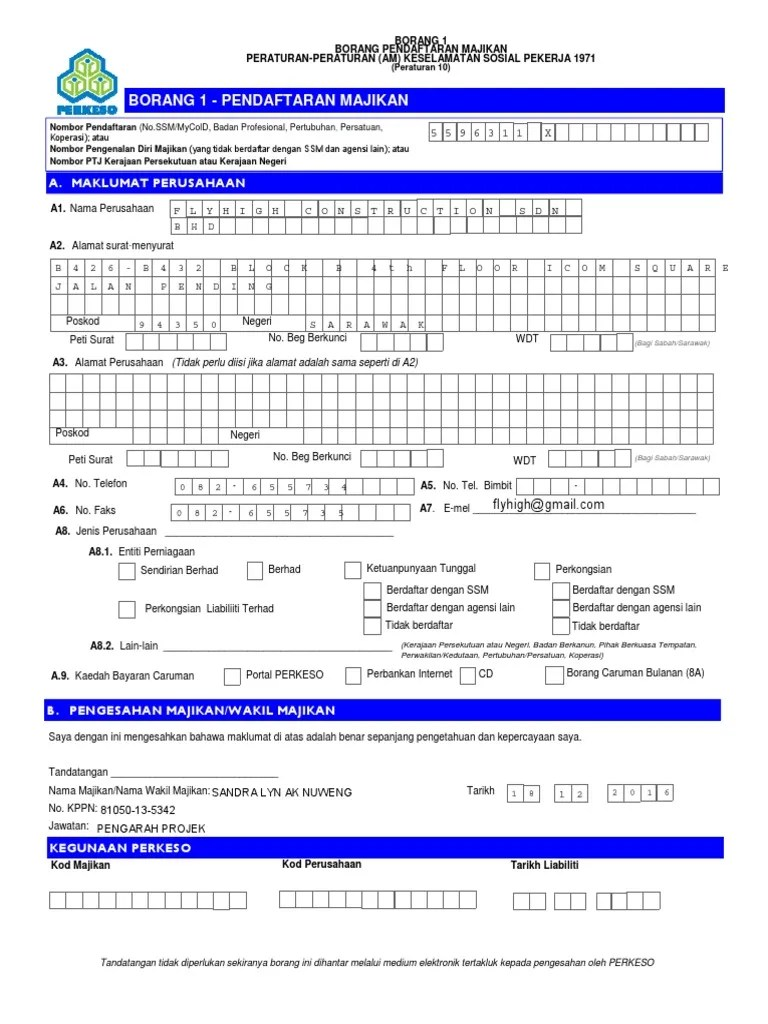
#> input picture Malasia/Test_data/Socso-20230717T052416Z-001/Socso/1582971421.jfif, 768 x 1024 px
$ python -i formatediddata.py   (imports and definitions only)
#> lines starting #> are read from the running program, lines starting #| are printed output that depends on the picture; after the words box and inside, x2 and y2 are one past the last pixel; in counts of white or black regions, pixels touching at a corner belong together
import pytesseract
import cv2
import logging
import numpy as np


logger = logging.getLogger(__name__)


def getidtext(img):
    logger.info("Formatting id data...")
    # Load the Aadhar card image
    img = cv2.imread(img, cv2.IMREAD_GRAYSCALE)
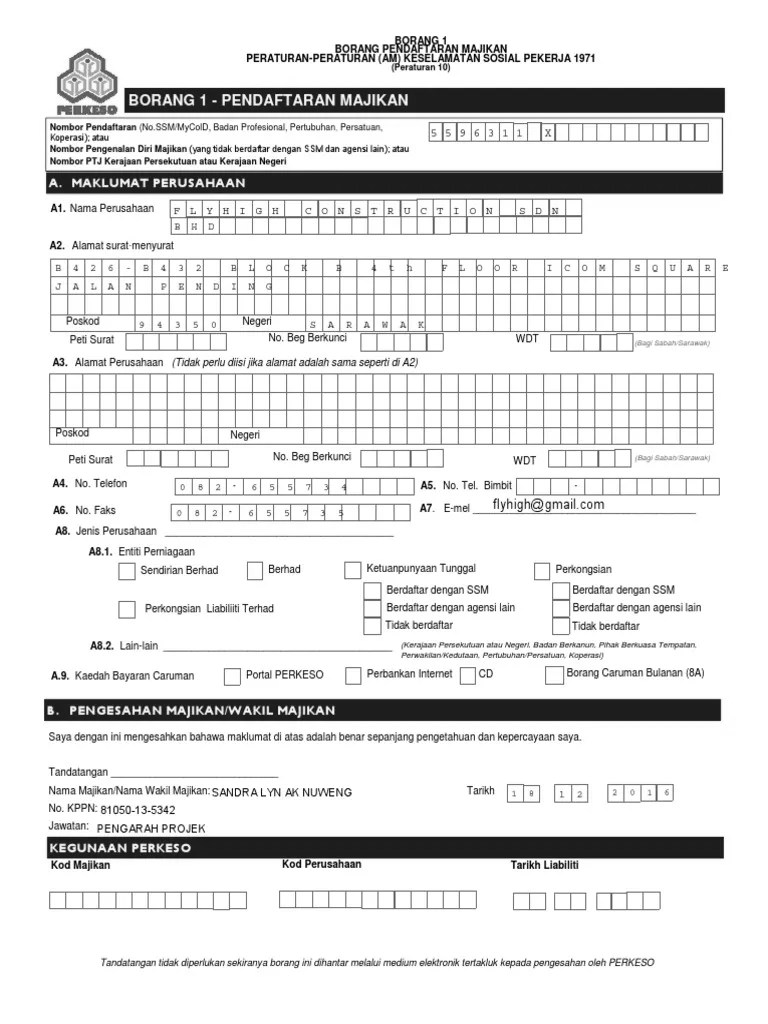
#> img: shape (1024, 768); min 0, max 255, mean 226.8
    thresh = cv2.threshold(img, 123, 255, cv2.THRESH_BINARY_INV)[1]
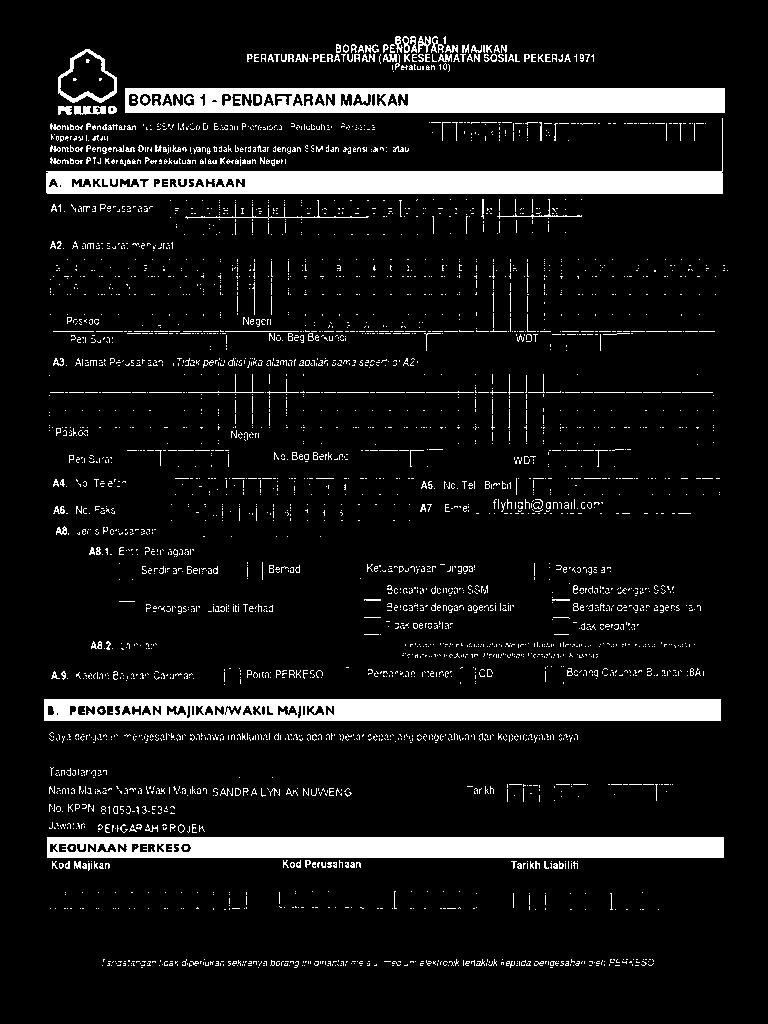
#> thresh: shape (1024, 768); 9.8% white; 3489 white regions (3272 under 20 px), largest, box (x1, y1, x2, y2) and area: (46, 118, 723, 194) 14825, (44, 699, 721, 721) 13571, (47, 837, 724, 858) 13537
    im_flood_fill = thresh.copy()
    h, w = thresh.shape[:2]
#> h = 1024; w = 768
    im_flood_fill = cv2.rectangle(im_flood_fill, (0, 0), (w - 1, h - 1), 255, 2)
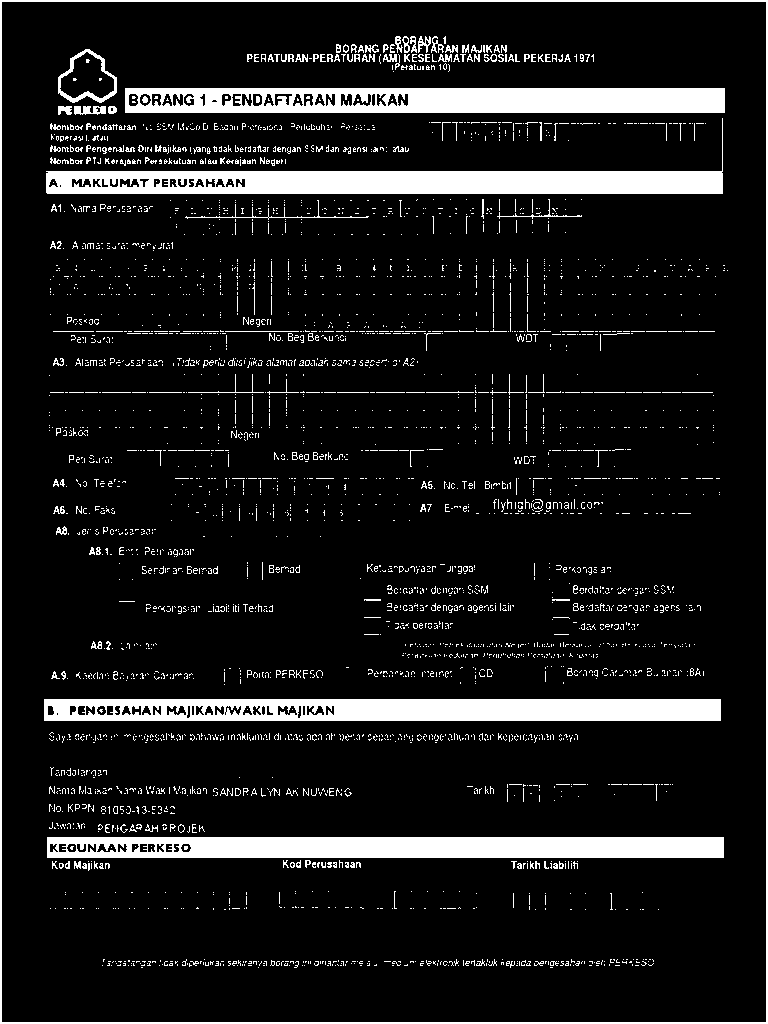
#> im_flood_fill: shape (1024, 768); 10.7% white; 3490 white regions (3272 under 20 px), largest, box (x1, y1, x2, y2) and area: (46, 118, 723, 194) 14825, (44, 699, 721, 721) 13571, (47, 837, 724, 858) 13537
    mask = np.zeros((h + 2, w + 2), np.uint8)
    cv2.floodFill(im_flood_fill, mask, (0, 0), 0)
    im_flood_fill = cv2.bitwise_not(im_flood_fill)
    # cv2.imshow('clear text', im_flood_fill)
    cv2.imwrite('text.png', im_flood_fill)

#> (the run stopped early here; a loop or call above may not have finished)
